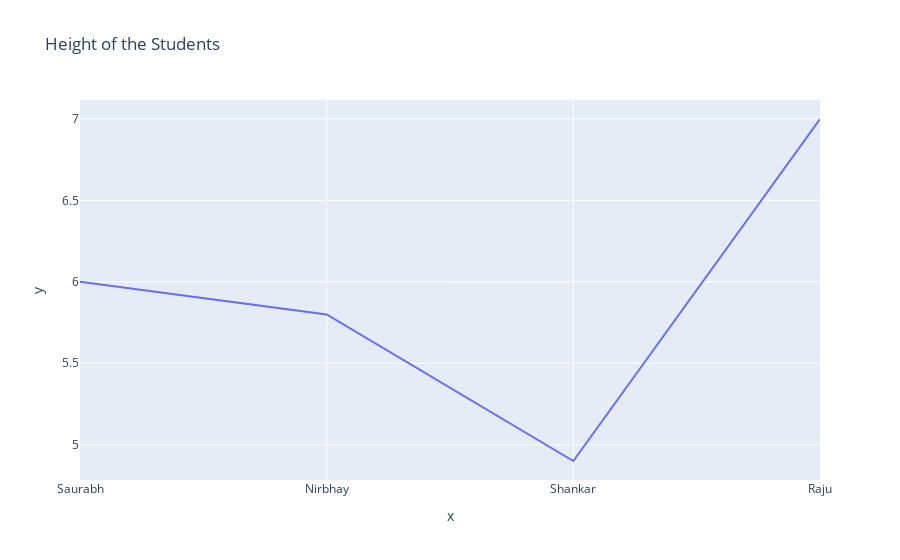

The cell this chart's notebook holds for it:
### Code cell
names =['Saurabh','Nirbhay','Shankar','Raju']
height=[6, 5.8, 4.9, 7]

# import library

import plotly.express as px

# create a plot (line chart)

px.line(x=names, y=height, title="Height of the Students")

### Figure 1 — Plotly figure (JSON) as saved in the notebook; plotly's stock layout.template omitted (floating-point values rounded to 4 significant figures)
{"data": [{"hovertemplate": "x=%{x}<br>y=%{y}<extra></extra>", "legendgroup": "", "line": {"color": "#636efa", "dash": "solid"}, "marker": {"symbol": "circle"}, "mode": "lines", "name": "", "orientation": "v", "showlegend": false, "type": "scatter", "x": ["Saurabh", "Nirbhay", "Shankar", "Raju"], "xaxis": "x", "y": [6, 5.8, 4.9, 7], "yaxis": "y"}], "layout": {"legend": {"tracegroupgap": 0}, "title": {"text": "Height of the Students"}, "xaxis": {"anchor": "y", "domain": [0, 1], "title": {"text": "x"}}, "yaxis": {"anchor": "x", "domain": [0, 1], "title": {"text": "y"}}}}
